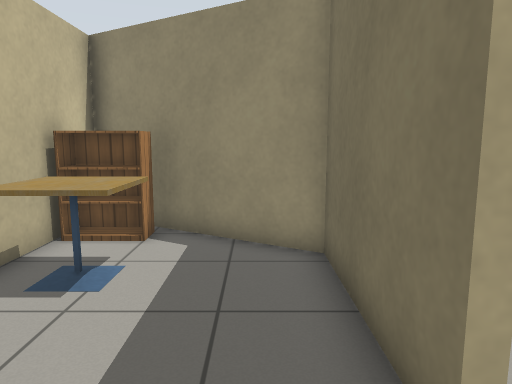
[1] (above)

12 first-person views from a walk through a world built for the Gazebo simulator. The camera is 1.1 m above the floor, tilts 8° down and sees 70° across. The floor is counted in squares, 0.5 m on a side. Each view is taken from the middle of a square. On the plan, view 1 faces up. The plan holds only what a view shows up to about 20 squares ahead; the rest is blank. Simple patterns stand in for the simulator's built-in surfaces.

[2]
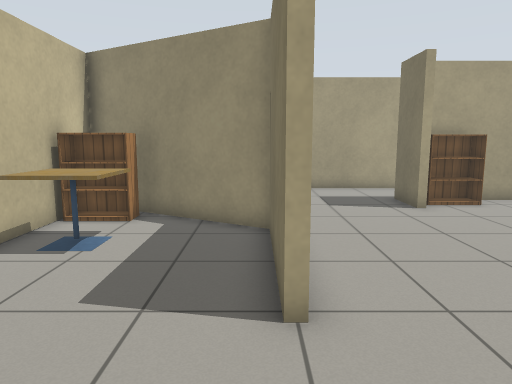

[3]
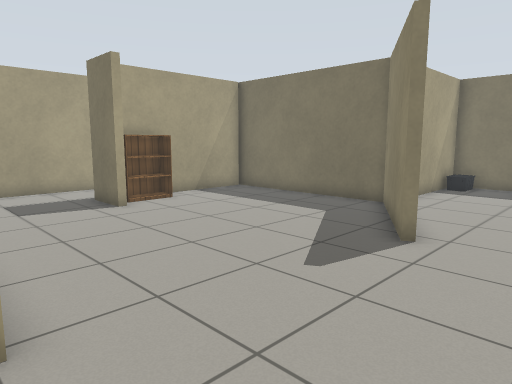

[4]
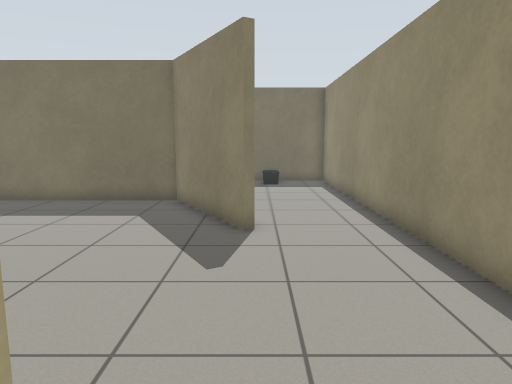

[5]
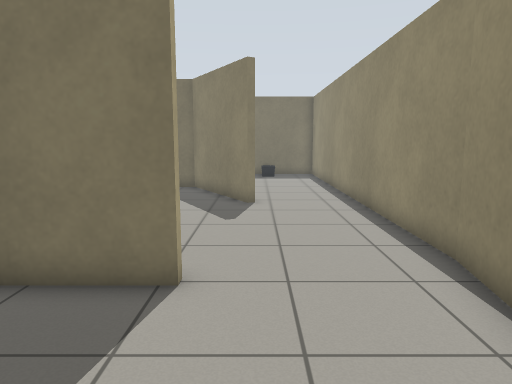

[6]
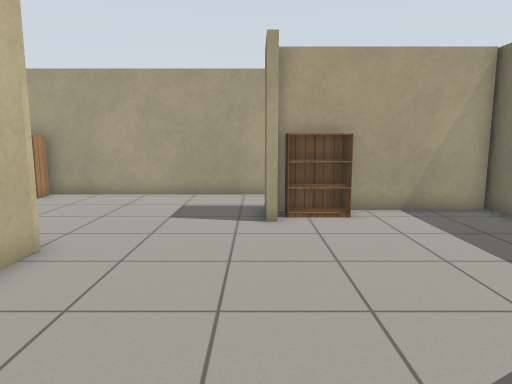

[7]
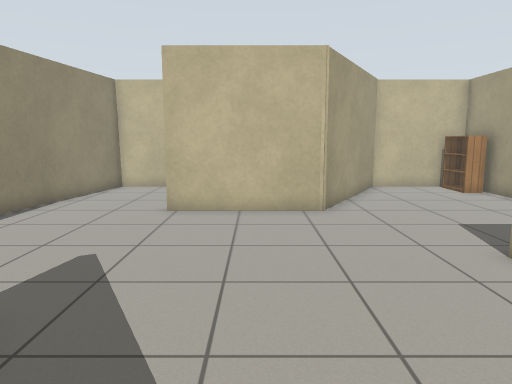

[8]
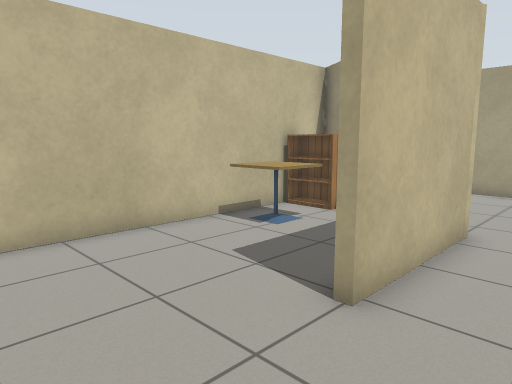

[9]
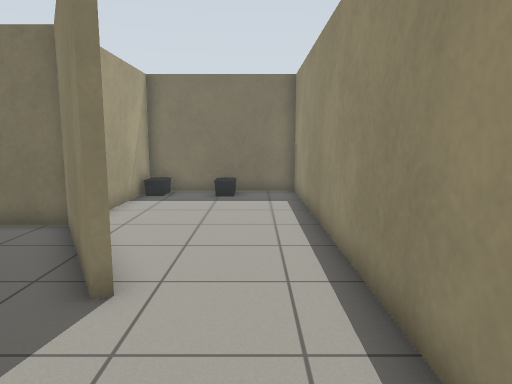

[10]
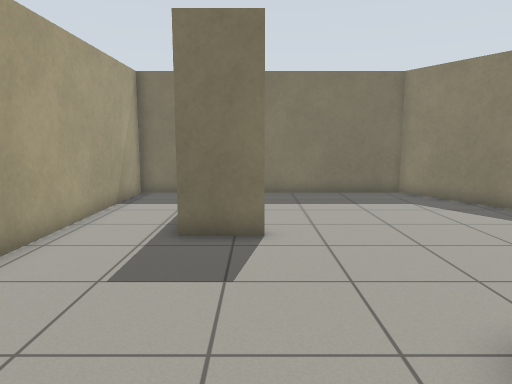

[11]
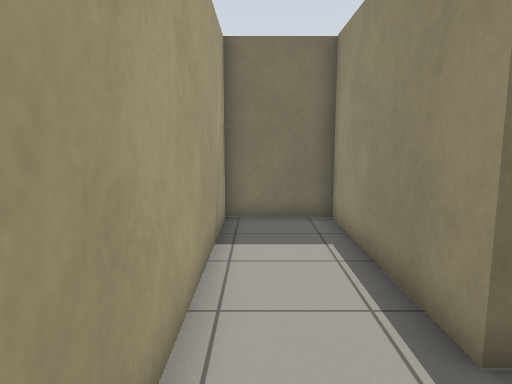

[12]
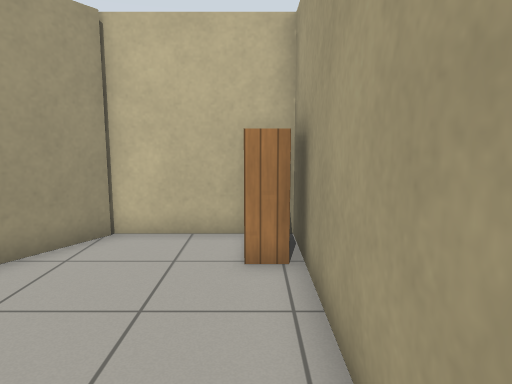

### Floor plan
Ten units are one square. View 1 is at (0, 0); x grows to the right and y downward. Boxes are objects, and circles mark ways between rooms. Rooms are numbered by the first view taken in them; rooms with no view inside come last. Other rooms are left out.
<svg viewBox="-50 -154 256 186">
<path fill="none" stroke="#000" d="M13 -22 13 -70 -45 -103 -45 15 4 23M63 -97 63 -118 134 -118M90 -9 88 -13 134 -39 134 -149 -45 -149 -45 -107 16 -71 16 -22 13 -22M134 -115 66 -115M25 27 201 27 201 -37 154 -37M4 23 26 27"/>
<rect x="-45" y="-65" width="30" height="20" fill="#bbb"><title>cafe table</title></rect>
<rect x="-45" y="-95" width="20" height="20" fill="#bbb"><title>bookshelf</title></rect>
<rect x="-45" y="-145" width="20" height="10" fill="#bbb"><title>bookshelf</title></rect>
<rect x="65" y="-115" width="20" height="10" fill="#bbb"><title>bookshelf</title></rect>
<rect x="185" y="-5" width="10" height="10" fill="#bbb"><title>other object</title></rect>
<rect x="185" y="-35" width="10" height="10" fill="#bbb"><title>other object</title></rect>
<circle cx="10" cy="0" r="3" fill="#2a7"/>
<text x="-20" y="-30">1</text>
<text x="70" y="-60">2</text>
</svg>
Room 1 opens to room 2.

Where each view was taken, in squares from view 1:
view 1: 0 up, 0 right, facing up
view 2: 2 down, 1 right, facing up
view 3: 2 down, 1 right, facing up-right
view 4: 1 up, 0 right, facing right
view 5: 1 up, 4 left, facing right
view 6: 0 up, 6 right, facing up
view 7: 5 up, 13 right, facing left
view 8: 2 down, 4 right, facing up-left
view 9: 1 down, 4 right, facing right
view 10: 10 up, 2 left, facing right
view 11: 14 up, 3 right, facing right
view 12: 14 up, 4 right, facing left
